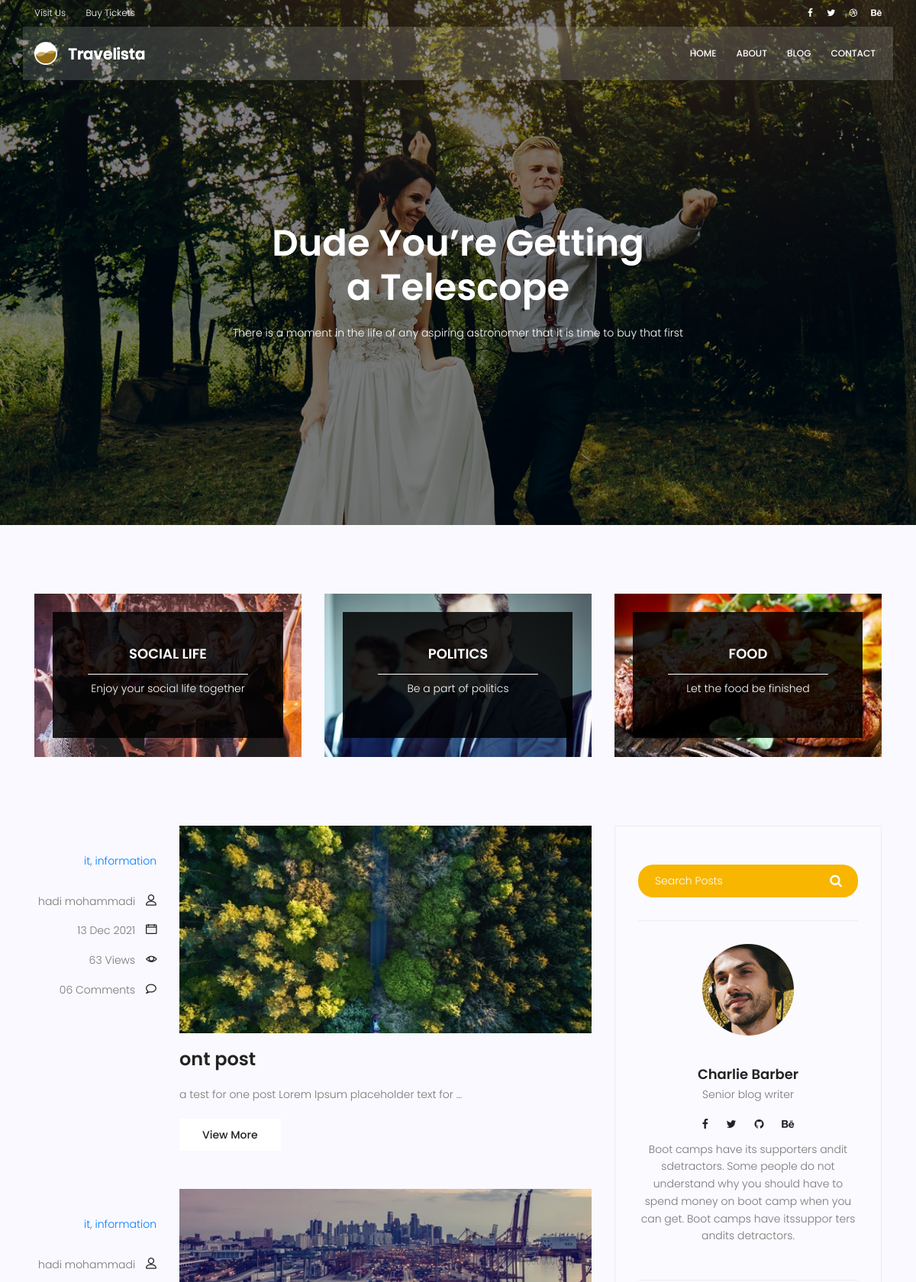
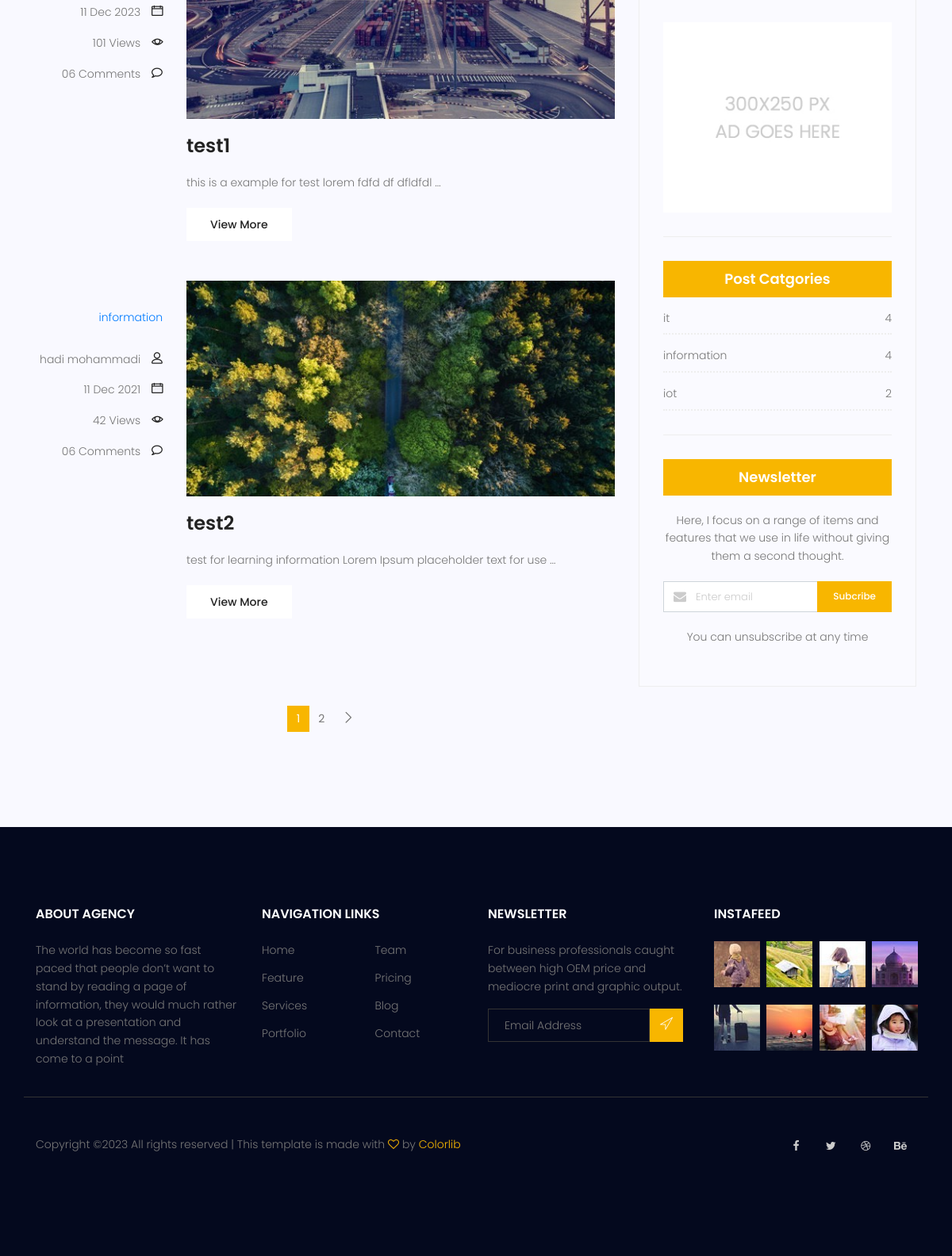
Screenshot of /blog/ with the database file from the repository (2 pictures, top to bottom).
### blog/models.py (models this page shows, shortened)
class Category(models.Model):
    name=models.CharField(max_length=255)
    def __str__(self):
        return self.name

class Post(models.Model):
    image = models.ImageField(upload_to='blog/',default='blog/defult.jpg')
    author = models.ForeignKey(User,on_delete=models.SET_NULL,null=True)
    title = models.CharField(max_length=255)
    content = models.TextField()
    tags = TaggableManager()
    category = models.ManyToManyField(Category)
    counted_views = models.IntegerField(default=0)
    status = models.BooleanField(default=False)
    published_date = models.DateTimeField(null=True)
    created_date = models.DateTimeField(auto_now_add=True)
    updated_date = models.DateTimeField(auto_now=True)
    class Meta:
        ordering=['created_date']

### blog/views.py (the view)
# urls.py: path('',blog_view, name='index'),
def blog_view(request,**kwargs):
    posts = Post.objects.filter(published_date__lte=timezone.now(), status=1)
    if kwargs.get('cat_name'):
        posts=posts.filter(category__name=kwargs['cat_name'])
    if kwargs.get('authoer_username'):
        posts=posts.filter(author__username=kwargs['author_username'])
    if kwargs.get('tag_name'):
        posts=posts.filter(tags__name__in=[kwargs['tag_name']])
    posts=Paginator(posts,3)
    try:
        page_number=request.GET.get('page')
        posts=posts.get_page(page_number)
    except PageNotAnInteger:
        posts=posts.get_page(1)
    except EmptyPage:
        posts=posts.get_page(1)
    context={'posts':posts}
    return render(request,'blog/blog-home.html',context)

### blog/templatetags/blog_tags.py (called while the page is built)
@register.inclusion_tag('blog/blog-post-categories.html')
def postcategories():
    posts = Post.objects.filter(status=1)
    categories=Category.objects.all()
    cat_dict={}
    for name in categories:
        cat_dict[name]=posts.filter(category=name).count
    return {'categories':cat_dict}

### templates/blog/blog-home.html (shortened to what this page needs)
{%extends 'base.html' %}
{% load static %}
{%load blog_tags%}
{%block content %}
<section class="banner-area relative blog-home-banner" id="home">
	<div class="overlay overlay-bg"></div>
	<div class="container">
		<div class="row d-flex align-items-center justify-content-center">
			<div class="about-content blog-header-content col-lg-12">
				<h1 class="text-white">
					Dude You’re Getting
					a Telescope
				</h1>
				<p class="text-white">
					There is a moment in the life of any aspiring astronomer that it is time to buy that first
				</p>
			</div>
		</div>
	</div>
</section>
<section class="top-category-widget-area pt-90 pb-90 ">
	<div class="container">
		<div class="row">
			<div class="col-lg-4">
				<div class="single-cat-widget">
					<div class="content relative">
						<div class="overlay overlay-bg"></div>
						<a href="#" target="_blank">
						  <div class="thumb">
							   <img class="content-image img-fluid d-block mx-auto" src="{%static 'img/blog/cat-widget1.jpg' %}" alt="">
							</div>
						  <div class="content-details">
							<h4 class="content-title mx-auto text-uppercase">Social life</h4>
							<span></span>
							<p>Enjoy your social life together</p>
						  </div>
						</a>
					</div>
				</div>
			</div>
			<div class="col-lg-4">
				<div class="single-cat-widget">
					<div class="content relative">
						<div class="overlay overlay-bg"></div>
						<a href="#" target="_blank">
						  <div class="thumb">
							   <img class="content-image img-fluid d-block mx-auto" src="{%static 'img/blog/cat-widget2.jpg' %}" alt="">
							</div>
						  <div class="content-details">
							<h4 class="content-title mx-auto text-uppercase">Politics</h4>
							<span></span>
							<p>Be a part of politics</p>
						  </div>
						</a>
					</div>
				</div>
			</div>
			<div class="col-lg-4">
				<div class="single-cat-widget">
					<div class="content relative">
						<div class="overlay overlay-bg"></div>
						<a href="#" target="_blank">
						  <div class="thumb">
							   <img class="content-image img-fluid d-block mx-auto" src="{%static 'img/blog/cat-widget3.jpg' %}" alt="">
							</div>
						  <div class="content-details">
							<h4 class="content-title mx-auto text-uppercase">Food</h4>
							<span></span>
							<p>Let the food be finished</p>
						  </div>
						</a>
					</div>
				</div>
			</div>
		</div>
	</div>
</section>
<section class="post-content-area">
	<div class="container">
		<div class="row">
			<div class="col-lg-8 posts-list">
				{%for post in posts %}
				<div class="single-post row">
					<div class="col-lg-3  col-md-3 meta-details">
						<ul class="tags">
							{%for cat in post.category.all %}
							<a href="{%url 'blog:category' cat_name=cat.name%}">{{cat.name}}</a>{% if not forloop.last %},{%endif%}
							{%endfor%}
						</ul>
						<div class="user-details row">
							<p class="user-name col-lg-12 col-md-12 col-6"><a href="{%url 'blog:author' author_username=post.author.username%}">{{post.author.get_full_name}}</a> <span class="lnr lnr-user"></span></p>
							<p class="date col-lg-12 col-md-12 col-6"><a href="#">{{post.published_date|date:"d M Y"}}</a> <span class="lnr lnr-calendar-full"></span></p>
							<p class="view col-lg-12 col-md-12 col-6"><a href="#">{{post.counted_views}} Views</a> <span class="lnr lnr-eye"></span></p>
							<p class="comments col-lg-12 col-md-12 col-6"><a href="#">06 Comments</a> <span class="lnr lnr-bubble"></span></p>
						</div>
					</div>
					<div class="col-lg-9 col-md-9 ">
						<div class="feature-img">
							<img class="img-fluid" src="{{ post.image.url }}" alt="">
						</div>
						<a class="posts-title" href="{% url 'blog:single' pid=post.id %}"><h3>{{ post.title}}</h3></a>
						<p class="excert">
							{{ post.content|truncatewords:10}}
						</p>
						<a href="{% url 'blog:single' pid=post.id %}" class="primary-btn">View More</a>
					</div>
				</div>
				{% endfor %}
				<nav class="blog-pagination justify-content-center d-flex">
					<ul class="pagination">
						{%for i in posts.paginator.page_range%}
						{% if posts.number == i %}
							<li class="page-item active"><a href="?page={{i}}" class="page-link">{{i}}</a></li>
							{%else%}
							<li class="page-item "><a href="?page={{i}}" class="page-link">{{i}}</a></li>
						{%endif%}
						{%endfor%}
						{%if posts.has_next %}
							<a href="?page={{posts.next_page_number}}" class="page-link" aria-label="Next">
								<span aria-hidden="true">
									<span class="lnr lnr-chevron-right"></span>
								</span>
							</a>
						{%endif%}
					</ul>
				</nav>
			</div>
			<div class="col-lg-4 sidebar-widgets">
				<div class="widget-wrap">
					{%include 'blog/blog-search.html' %}
					{% include 'blog/blog-writer.html' %}
					{%include 'blog/blog-ads.html'%}
					{% postcategories%}
					{%include 'blog/blog-newletter.html'%}
				</div>
			</div>
		</div>
	</div>
</section>
{% endblock %}

### templates/blog/blog-post-categories.html
{%load static %}
<div class="single-sidebar-widget post-category-widget">
    <h4 class="category-title">Post Catgories</h4>
    <ul class="cat-list">
    {%for name,count in categories.items%}
        <li>
            <a href="{%url 'blog:category' cat_name=name%}" class="d-flex justify-content-between">
                <p>{{name}}</p>
                <p>{{count}}</p>
            </a>
        </li>
    {%endfor%}
    </ul>
</div>

### rows the page displays
Post: author.get_full_name "hadi mohammadi", published_date "13 Dec 2021", counted_views "63", image (picture), title "ont post", content "a test for one post Lorem Ipsum placeholder text for …"
Category: name "it", count "4"
Category: name "information", count "4"
Post: author.get_full_name "hadi mohammadi", published_date "11 Dec 2023", counted_views "101", image (picture), title "test1", content "this is a example for test lorem fdfd df dfldfdl …"
Post: author.get_full_name "hadi mohammadi", published_date "11 Dec 2021", counted_views "42", image (picture), title "test2", content "test for learning information Lorem Ipsum placeholder text for use …"
Category: name "iot", count "2"

### other values shown
{{ i }} "1"
{{ i }} "2"
